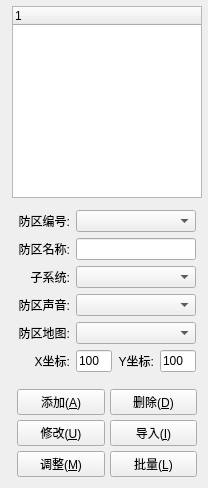
     <widget class="QWidget" name="page_defence_config">
      <layout class="QHBoxLayout" name="horizontalLayout_4">
       <property name="leftMargin">
        <number>6</number>
       </property>
       <property name="topMargin">
        <number>6</number>
       </property>
       <property name="rightMargin">
        <number>6</number>
       </property>
       <property name="bottomMargin">
        <number>6</number>
       </property>
       <item>
        <widget class="QFrame" name="gboxMain">
         <property name="sizePolicy">
          <sizepolicy hsizetype="Expanding" vsizetype="Expanding">
           <horstretch>0</horstretch>
           <verstretch>0</verstretch>
          </sizepolicy>
         </property>
         <property name="styleSheet">
          <string notr="true"/>
         </property>
        </widget>
       </item>
       <item>
        <widget class="QWidget" name="widget_right_defence" native="true">
         <property name="minimumSize">
          <size>
           <width>190</width>
           <height>0</height>
          </size>
         </property>
         <property name="maximumSize">
          <size>
           <width>190</width>
           <height>16777215</height>
          </size>
         </property>
         <layout class="QVBoxLayout" name="verticalLayout_9">
          <property name="leftMargin">
           <number>0</number>
          </property>
          <property name="topMargin">
           <number>0</number>
          </property>
          <property name="rightMargin">
           <number>0</number>
          </property>
          <property name="bottomMargin">
           <number>0</number>
          </property>
          <item>
           <widget class="QTreeWidget" name="treeDefence">
            <property name="styleSheet">
             <string notr="true">QTreeView::item{
padding:5px;
margin:0px;
}</string>
            </property>
            <column>
             <property name="text">
              <string notr="true">1</string>
             </property>
            </column>
           </widget>
          </item>
          <item>
           <widget class="QFrame" name="gboxRight">
            <layout class="QGridLayout" name="gridLayout_7">
             <property name="leftMargin">
              <number>6</number>
             </property>
             <property name="topMargin">
              <number>6</number>
             </property>
             <property name="rightMargin">
              <number>6</number>
             </property>
             <property name="bottomMargin">
              <number>6</number>
             </property>
             <property name="spacing">
              <number>6</number>
             </property>
             <item row="2" column="0">
              <widget class="QLabel" name="labSubSystem">
               <property name="text">
                <string>子系统:</string>
               </property>
               <property name="alignment">
                <set>Qt::AlignRight|Qt::AlignTrailing|Qt::AlignVCenter</set>
               </property>
              </widget>
             </item>
             <item row="1" column="0">
              <widget class="QLabel" name="labDefenceName">
               <property name="text">
                <string>防区名称:</string>
               </property>
               <property name="alignment">
                <set>Qt::AlignRight|Qt::AlignTrailing|Qt::AlignVCenter</set>
               </property>
              </widget>
             </item>
             <item row="7" column="0">
              <widget class="QLabel" name="labDefenceX">
               <property name="text">
                <string>X坐标:</string>
               </property>
               <property name="alignment">
                <set>Qt::AlignRight|Qt::AlignTrailing|Qt::AlignVCenter</set>
               </property>
              </widget>
             </item>
             <item row="7" column="2">
              <widget class="QLabel" name="labDefenceY">
               <property name="text">
                <string>Y坐标:</string>
               </property>
               <property name="alignment">
                <set>Qt::AlignRight|Qt::AlignTrailing|Qt::AlignVCenter</set>
               </property>
              </widget>
             </item>
             <item row="7" column="1">
              <widget class="QLineEdit" name="txtDefenceX">
               <property name="styleSheet">
                <string notr="true">max-width:50px;</string>
               </property>
               <property name="text">
                <string>100</string>
               </property>
               <property name="readOnly">
                <bool>true</bool>
               </property>
              </widget>
             </item>
             <item row="0" column="0">
              <widget class="QLabel" name="labDefenceID">
               <property name="text">
                <string>防区编号:</string>
               </property>
               <property name="alignment">
                <set>Qt::AlignRight|Qt::AlignTrailing|Qt::AlignVCenter</set>
               </property>
              </widget>
             </item>
             <item row="3" column="0">
              <widget class="QLabel" name="labDefenceSound">
               <property name="text">
                <string>防区声音:</string>
               </property>
               <property name="alignment">
                <set>Qt::AlignRight|Qt::AlignTrailing|Qt::AlignVCenter</set>
               </property>
              </widget>
             </item>
             <item row="4" column="0">
              <widget class="QLabel" name="labDefenceImage">
               <property name="text">
                <string>防区地图:</string>
               </property>
               <property name="alignment">
                <set>Qt::AlignRight|Qt::AlignTrailing|Qt::AlignVCenter</set>
               </property>
              </widget>
             </item>
             <item row="7" column="3">
              <widget class="QLineEdit" name="txtDefenceY">
               <property name="styleSheet">
                <string notr="true">max-width:50px;</string>
               </property>
               <property name="text">
                <string>100</string>
               </property>
               <property name="readOnly">
                <bool>true</bool>
               </property>
              </widget>
             </item>
             <item row="4" column="1" colspan="3">
              <widget class="QComboBox" name="cboxDefenceImage"/>
             </item>
             <item row="3" column="1" colspan="3">
              <widget class="QComboBox" name="cboxDefenceSound"/>
             </item>
             <item row="2" column="1" colspan="3">
              <widget class="QComboBox" name="cboxSubSystem"/>
             </item>
             <item row="1" column="1" colspan="3">
              <widget class="QLineEdit" name="txtDefenceName">
               <property name="text">
                <string/>
               </property>
              </widget>
             </item>
             <item row="0" column="1" colspan="3">
              <widget class="QComboBox" name="cboxDefenceID"/>
             </item>
            </layout>
           </widget>
          </item>
          <item>
           <widget class="QFrame" name="gboxBottom_2">
            <layout class="QGridLayout" name="gridLayout_10">
             <property name="leftMargin">
              <number>5</number>
             </property>
             <property name="topMargin">
              <number>5</number>
             </property>
             <property name="rightMargin">
              <number>5</number>
             </property>
             <property name="bottomMargin">
              <number>5</number>
             </property>
             <property name="spacing">
              <number>5</number>
             </property>
             <item row="0" column="1">
              <widget class="QPushButton" name="btnDelete">
               <property name="text">
                <string>删除(&amp;D)</string>
               </property>
               <property name="icon">
                <iconset resource="other/rc.qrc">
                 <normaloff>:/image/btn_close.png</normaloff>:/image/btn_close.png</iconset>
               </property>
               <property name="iconSize">
                <size>
                 <width>18</width>
                 <height>18</height>
                </size>
               </property>
              </widget>
             </item>
             <item row="0" column="0">
              <widget class="QPushButton" name="btnAdd">
               <property name="text">
                <string>添加(&amp;A)</string>
               </property>
               <property name="icon">
                <iconset resource="other/rc.qrc">
                 <normaloff>:/image/btn_add.png</normaloff>:/image/btn_add.png</iconset>
               </property>
               <property name="iconSize">
                <size>
                 <width>18</width>
                 <height>18</height>
                </size>
               </property>
              </widget>
             </item>
             <item row="1" column="0">
              <widget class="QPushButton" name="btnUpdate">
               <property name="text">
                <string>修改(&amp;U)</string>
               </property>
               <property name="icon">
                <iconset resource="other/rc.qrc">
                 <normaloff>:/image/btn_save.png</normaloff>:/image/btn_save.png</iconset>
               </property>
               <property name="iconSize">
                <size>
                 <width>18</width>
                 <height>18</height>
                </size>
               </property>
              </widget>
             </item>
             <item row="1" column="1">
              <widget class="QPushButton" name="btnMap">
               <property name="text">
                <string>导入(&amp;I)</string>
               </property>
               <property name="icon">
                <iconset resource="other/rc.qrc">
                 <normaloff>:/image/btn_input.png</normaloff>:/image/btn_input.png</iconset>
               </property>
               <property name="iconSize">
                <size>
                 <width>18</width>
                 <height>18</height>
                </size>
               </property>
              </widget>
             </item>
             <item row="2" column="0">
              <widget class="QPushButton" name="btnMove">
               <property name="text">
                <string>调整(&amp;M)</string>
               </property>
               <property name="icon">
                <iconset resource="other/rc.qrc">
                 <normaloff>:/image/btn_move.png</normaloff>:/image/btn_move.png</iconset>
               </property>
               <property name="iconSize">
                <size>
                 <width>18</width>
                 <height>18</height>
                </size>
               </property>
              </widget>
             </item>
             <item row="2" column="1">
              <widget class="QPushButton" name="btnLot">
               <property name="text">
                <string>批量(&amp;L)</string>
               </property>
               <property name="icon">
                <iconset resource="other/rc.qrc">
                 <normaloff>:/image/btn_open.png</normaloff>:/image/btn_open.png</iconset>
               </property>
               <property name="iconSize">
                <size>
                 <width>18</width>
                 <height>18</height>
                </size>
               </property>
              </widget>
             </item>
            </layout>
           </widget>
          </item>
         </layout>
        </widget>
       </item>
      </layout>
     </widget>
